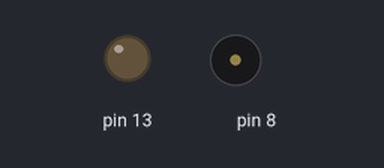
Simulated run of this sketch. Board: Arduino Uno, built with avr-gcc and run on an emulated ATmega328P. On the bench: output pins drawn as LEDs (lit = HIGH), buzzer (waves = sounding).

Above: at 0.28 s.
At 4.7 s:
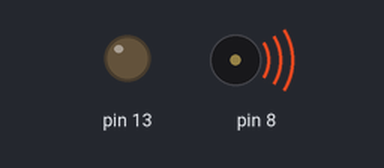
Timing chart, 0 to 6.0 s (numbered marks = the images above):
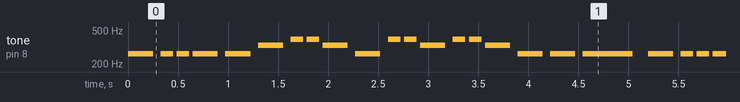

Measured:
- by itself, tone on pin 8: plays 262 Hz for 0.25 s, 262 Hz for 0.13 s, 262 Hz for 0.13 s, 262 Hz for 0.25 s, 262 Hz for 0.25 s, 330 Hz for 0.25 s … (476 notes in this stretch)

The sketch:

Interrupt.ino
```cpp
#include "pitches.h" //헤더파일
#include <MsTimer2.h>
int ms1[] = {
  NOTE_C4, NOTE_C4, NOTE_C4, NOTE_C4, NOTE_C4,
  NOTE_E4, NOTE_G4, NOTE_G4, NOTE_E4, NOTE_C4,
  NOTE_G4, NOTE_G4, NOTE_E4, NOTE_G4, NOTE_G4, NOTE_E4,
  NOTE_C4, NOTE_C4, NOTE_C4};
int ms2[] = {
  4,8,8,4,4,4,8,8,4,4,8,8,4,8,8,4,4,4,2 };  //3은 1.5박자, 8은 8분음표 길이
void sound(){
  for (int i = 0; i < 19; i++) {
    int ms = 1000/ms2[i];
    tone(8, ms1[i],ms);
    int j = ms * 1.30;
    delay(j);
    //noTone(8);
  }
}
void light() {
  static boolean output = HIGH;

  digitalWrite(12, output);
  digitalWrite(11, !output);
  output = !output;
}
void setup() {
  pinMode(13, OUTPUT);
  MsTimer2::set(100, light); // 100ms period
  MsTimer2::start();
}
void loop() {
  sound();
}
```

pitches.h
```cpp
/*************************************************
 * Public Constants
 *************************************************/
#define NOTE_NO  0
#define NOTE_B0  31
#define NOTE_C1  33
#define NOTE_CS1 35
#define NOTE_D1  37
#define NOTE_DS1 39
#define NOTE_E1  41
#define NOTE_F1  44
#define NOTE_FS1 46
#define NOTE_G1  49
#define NOTE_GS1 52
#define NOTE_A1  55
#define NOTE_AS1 58
#define NOTE_B1  62
#define NOTE_C2  65
#define NOTE_CS2 69
#define NOTE_D2  73
#define NOTE_DS2 78
#define NOTE_E2  82
#define NOTE_F2  87
#define NOTE_FS2 93
#define NOTE_G2  98
#define NOTE_GS2 104
#define NOTE_A2  110
#define NOTE_AS2 117
#define NOTE_B2  123
#define NOTE_C3  131
#define NOTE_CS3 139
#define NOTE_D3  147
#define NOTE_DS3 156
#define NOTE_E3  165
#define NOTE_F3  175
#define NOTE_FS3 185
#define NOTE_G3  196
#define NOTE_GS3 208
#define NOTE_A3  220
#define NOTE_AS3 233
#define NOTE_B3  247
#define NOTE_C4  262
#define NOTE_CS4 277
#define NOTE_D4  294
#define NOTE_DS4 311
#define NOTE_E4  330
#define NOTE_F4  349
#define NOTE_FS4 370
#define NOTE_G4  392
#define NOTE_GS4 415
#define NOTE_A4  440
#define NOTE_AS4 466
#define NOTE_B4  494
#define NOTE_C5  523
#define NOTE_CS5 554
#define NOTE_D5  587
#define NOTE_DS5 622
#define NOTE_E5  659
#define NOTE_F5  698
#define NOTE_FS5 740
#define NOTE_G5  784
#define NOTE_GS5 831
#define NOTE_A5  880
#define NOTE_AS5 932
#define NOTE_B5  988
#define NOTE_C6  1047
#define NOTE_CS6 1109
#define NOTE_D6  1175
#define NOTE_DS6 1245
#define NOTE_E6  1319
#define NOTE_F6  1397
#define NOTE_FS6 1480
#define NOTE_G6  1568
#define NOTE_GS6 1661
#define NOTE_A6  1760
#define NOTE_AS6 1865
#define NOTE_B6  1976
#define NOTE_C7  2093
#define NOTE_CS7 2217
#define NOTE_D7  2349
#define NOTE_DS7 2489
#define NOTE_E7  2637
#define NOTE_F7  2794
#define NOTE_FS7 2960
#define NOTE_G7  3136
#define NOTE_GS7 3322
#define NOTE_A7  3520
#define NOTE_AS7 3729
#define NOTE_B7  3951
#define NOTE_C8  4186
#define NOTE_CS8 4435
#define NOTE_D8  4699
#define NOTE_DS8 4978
```
